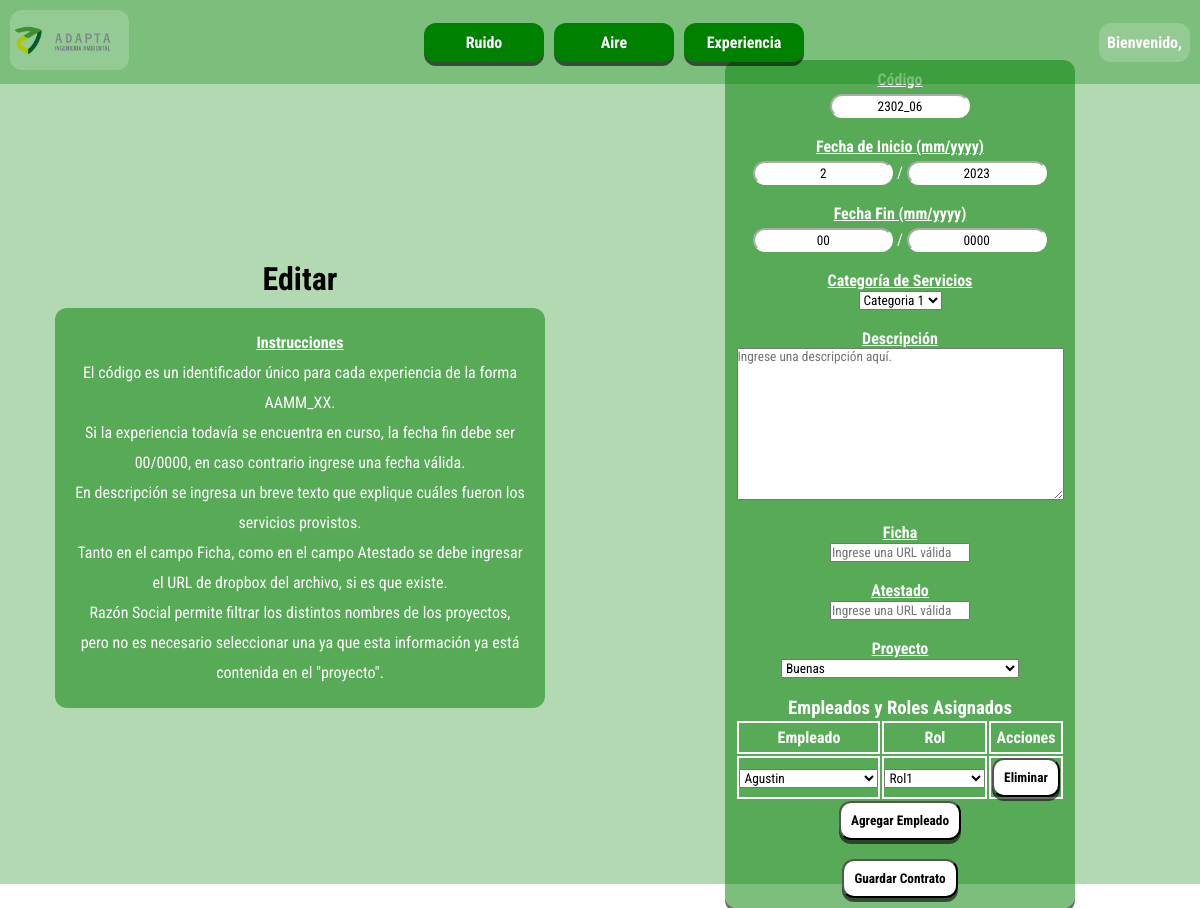
The app's page /experiencia/tabla/editar/7/ (signed in) with its own data.
### servicios_adapta_app/models.py (models this page shows, shortened)
class experienciaContrato(models.Model):
    fechaInicio = models.DateField()
    fechaFin = models.DateField(null=True, blank=True) #Despues se ingresa por el usuario un texto con el formato aaaa-mm-dd
    codigo = models.CharField(max_length=8, unique=True)
    CAT_CHOICES = [
        ('categoria1', 'Categoria 1'),
        ('categoria2', 'Categoria 2'),
        ('categoria3', 'Categoria 3'),
        ('categoria4', 'Categoria 4'),
        ('categoria5', 'Categoria 5'),
        ('categoria6', 'Categoria 6'),
    ]
    catServicios = models.CharField(max_length=50, choices=CAT_CHOICES)
    ficha = models.URLField(null=True, blank=True)
    atestado = models.URLField(null=True, blank=True)
    proyecto = models.ForeignKey(experienciaProyecto, on_delete=models.CASCADE)
    empleados = models.ManyToManyField(experienciaEmpleado, through='ContratoEmpleado')
    descripcion = models.TextField(null=True, blank=True)

class ContratoEmpleado(models.Model):
    contrato = models.ForeignKey(experienciaContrato, on_delete=models.CASCADE)
    empleado = models.ForeignKey(experienciaEmpleado, on_delete=models.CASCADE)
    rol = models.ForeignKey(experienciaRol, on_delete=models.CASCADE)

class experienciaEmpleado(models.Model):
    nombre = models.CharField(max_length=100)

class experienciaRol(models.Model):
    nombre = models.CharField(max_length=100)

### servicios_adapta_app/views.py (the view)
# urls.py: path('experiencia/tabla/editar/<int:contrato_id>/', views.editar_contrato, name='experiencia-editar'),
def editar_contrato(request, contrato_id):
    if request.user.is_authenticated:
        contrato = get_object_or_404(experienciaContrato, id=contrato_id)
        proyectos_disponibles = experienciaProyecto.objects.all().order_by("nombre")  # Obtener los proyectos disponibles
        proyecto_actual = contrato.proyecto  # Obtener el proyecto actual del contrato
        empleados_disponibles = experienciaEmpleado.objects.all()  # Obtener todos los empleados disponibles
        roles_disponibles = experienciaRol.objects.all()  # Obtener todos los roles disponibles
        empleados_asignados = contrato.empleados.all()  # Obtener los empleados asignados al contrato
        roles_asignados = ContratoEmpleado.objects.filter(contrato=contrato)  # Obtener los roles asignados al contrato
        descripcion = contrato.descripcion
        return render(request, './servicios_adapta_app/experiencia_contrato_editar.html', {
            'contrato': contrato,
            'CAT_CHOICES': experienciaContrato.CAT_CHOICES,
            'proyectos': proyectos_disponibles,
            'proyecto_actual': proyecto_actual,
            'empleados': empleados_disponibles,
            'roles': roles_disponibles,
            'empleados_asignados': empleados_asignados,
            'roles_asignados': roles_asignados,
            'descripcion': descripcion,
        })
    else:
        return redirect('login')

### servicios_adapta_app/templates/servicios_adapta_app/experiencia_contrato_editar.html (shortened to what this page needs)
{% extends './base.html' %}
{% block content %}
<div class="container">
    <div class="left">
        <h1>Editar</h1>
        <div class="info">
            <label class="title">Instrucciones</label>
            <p>
                El código es un identificador único para cada experiencia de la forma AAMM_XX.<br>
                Si la experiencia todavía se encuentra en curso, la fecha fin debe ser 00/0000, en caso contrario ingrese una fecha válida.<br>
                En descripción se ingresa un breve texto que explique cuáles fueron los servicios provistos.<br>
                Tanto en el campo Ficha, como en el campo Atestado se debe ingresar el URL de dropbox del archivo, si es que existe.<br>
                Razón Social permite filtrar los distintos nombres de los proyectos, pero no es necesario seleccionar una ya que esta información ya está contenida en el "proyecto".<br>
            </p>
        </div>
    </div>
    <div class="right">
        <form method="POST" action="{% url 'guardar_contrato' contrato.id %}" enctype="multipart/form-data">
            <label for="codigo" class="title">Código</label>
            <br>
            <input type="text" name="codigo" value="{{ contrato.codigo }}" required>
            <br>
            <br>
            <label for="mes-inicio" class="title">Fecha de Inicio (mm/yyyy)</label>
            <br>
            <input type="text" name="mes-inicio" maxlength="2" value="{{ contrato.fechaInicio.month }}" required> /
            <input type="text" name="ano-inicio" maxlength="4" value="{{ contrato.fechaInicio.year }}" required>
            <br>
            <br>
            <label for="mes-fin" class="title">Fecha Fin (mm/yyyy)</label>
            <br>
            {% if contrato.fechaFin == None %}
                <input type="text" name="mes-fin" maxlength="2"  value="00"> /
                <input type="text" name="ano-fin" maxlength="4"  value="0000">
            {% else %}
                <input type="text" name="mes-fin" maxlength="2"  value="{{ contrato.fechaFin.month }}"> /
                <input type="text" name="ano-fin" maxlength="4"  value="{{ contrato.fechaFin.year }}">
            {% endif %}
            <br>
            <br>
            <label for="cat-servicios" class="title">Categoría de Servicios</label>
            <br>
            <select name="cat-servicios" required>
                {% for choice in CAT_CHOICES %}
                <option value="{{ choice.0 }}" {% if choice.0 == contrato.catServicios %}selected{% endif %}>
                    {{ choice.1 }}
                </option>
                {% endfor %}
            </select>
            <br>
            <br>
            <label for="descripcion" class="title">Descripción</label>
            <br>
            <textarea name="descripcion" rows="10" cols="50" placeholder="Ingrese una descripción aquí.">{% if contrato.descripcion %}{{ contrato.descripcion }}{% endif %}</textarea>
            <br>
            <br>
            <label for="ficha" class="title">Ficha</label>
            <br>
            <input type="url" id="ficha_url" name="ficha" placeholder="Ingrese una URL válida" {% if contrato.ficha %}value="{{ contrato.ficha }}"{% endif %}>
            <br>
            <br>
            <label for="atestado" class="title">Atestado</label>
            <br>
            <input type="url" id="atestado_url" name="atestado" placeholder="Ingrese una URL válida" {% if contrato.atestado %}value="{{ contrato.atestado }}"{% endif %}">
            <br>
            <br>
            <label for="proyecto" class="title">Proyecto</label>
            <br>
            <select name="proyecto" required>
                {% for proyecto in proyectos %}
                <option value="{{ proyecto.id }}" {% if proyecto.id == proyecto_actual.id %}selected{% endif %}>
                    {{ proyecto.nombre }}
                </option>
                {% endfor %}
            </select>
            <br>
            <br>
            <h3>Empleados y Roles Asignados</h3>
<table id="empleados-table">
    <tr>
        <th>Empleado</th>
        <th>Rol</th>
        <th>Acciones</th>
    </tr>
    {% for asignacion in contrato.contratoempleado_set.all %}
    <tr class="empleado-row">
        <td>
            <select name="empleado" class="empleado-select" required>
                {% for empleado in empleados %}
                    <option value="{{ empleado.id }}" {% if empleado == asignacion.empleado %}selected{% endif %}>{{ empleado.nombre }}</option>
                {% endfor %}
            </select>
        </td>
        <td>
            <select name="rol" class="rol-select" required>
                {% for rol in roles %}
                    <option value="{{ rol.id }}" {% if rol == asignacion.rol %}selected{% endif %}>{{ rol.nombre }}</option>
                {% endfor %}
            </select>
        </td>
        <td>
            <button type="button" class="remove-empleado" data-asignacion-id="{{ asignacion.id }}">Eliminar</button>
        </td>
    </tr>
    {% endfor %}
</table>
<button type="button" id="add-empleado">Agregar Empleado</button>
            <br>
            <br>
            <button type="submit">Guardar Contrato</button>
        </form>
    </div>
</div>
{% endblock %}

### servicios_adapta_app/static/main.css (style rules this page uses)
* { margin: 0; padding: 0; font-family: 'Roboto Condensed', sans-serif; }
body { height: 100vh; }
.container { display: flex; justify-content: center; align-items: center; background-color: rgba(0, 128, 0, 0.297); height: 100vh; }
.info { padding: 20px; color: white; width: 75%; background-color: rgba(0, 128, 0, 0.514); border-radius: 12px; text-align: center; line-height: 30px; }
.info { margin-top: 10px; }

### servicios_adapta_app/static/form.css (style rules this page uses)
.left { width: 50%; display: flex; justify-content: center; align-items: center; flex-direction: column; }
.right { width: 50%; display: flex; justify-content: center; align-items: center; text-align: center; }
form { background-color: rgba(0, 128, 0, 0.514); border-radius: 12px; padding: 10px; box-shadow: 0px 4px rgba(0, 0, 0, 0.577); color: white }
.title { font-weight: bold; text-decoration: underline; }
form button { font-weight: bold; background-color: white; border-radius: 12px; box-shadow: 0px 4px rgba(0, 0, 0, 0.577); padding: 10px; }
input[type=text], input[type=number], input[type=password] { height: 20px; border-radius: 12px; border-color: white; text-align: center; margin-top: 5px; }
#empleados-table { margin: 0 auto; }

### servicios_adapta_app/static/tabla-mediciones.css (style rules this page uses)
.table-section table, td, th { text-align: center; border-collapse: collapse; border: 2px solid white; }
.table-section td, th { padding: 5px; }

### records on screen
experienciaContrato: codigo "2302_06", mes-inicio "2", ano-inicio "2023", cat-servicios "Categoria 1"
ContratoEmpleado: empleado "Agustin", rol "Rol1"

### other values on screen
form field proyecto "Buenas"
